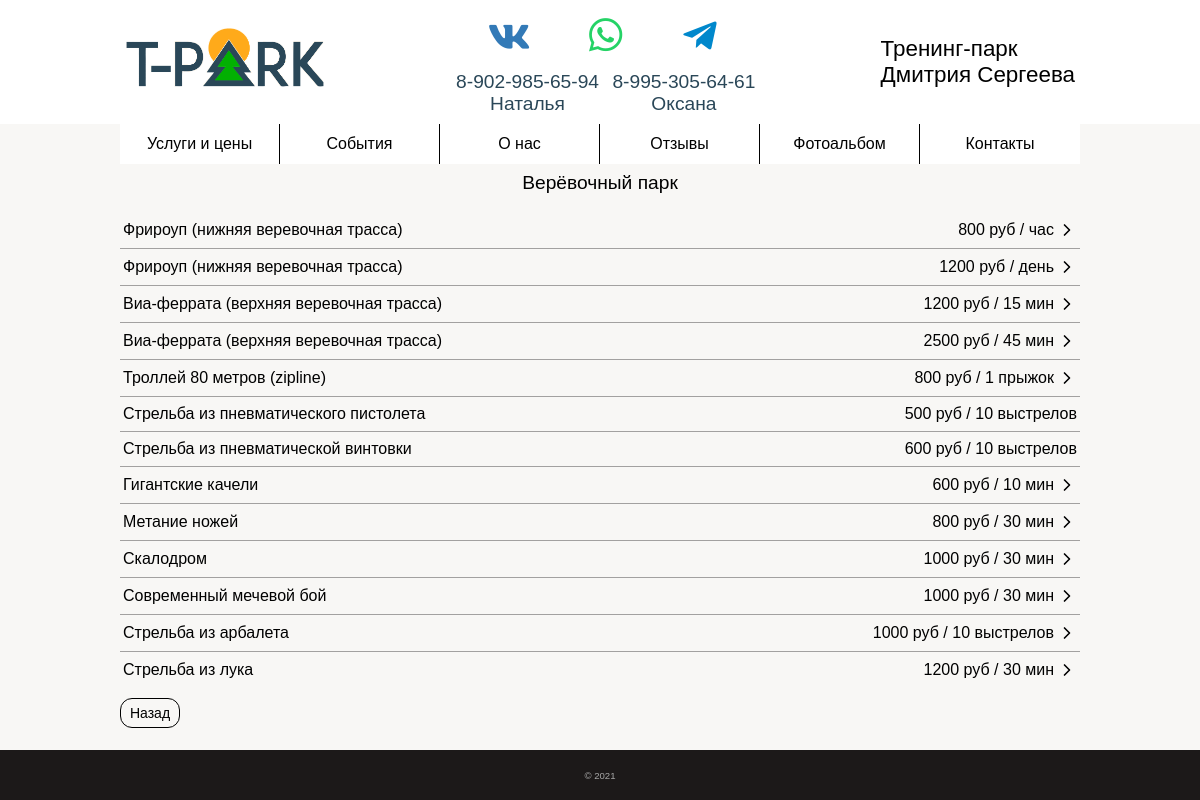
The app's page /category?category_id=1 with its own data.
### app/models.py (models this page shows)
class Category(db.Model):
    id = db.Column(db.Integer, primary_key=True, index=True, unique=True)
    name = db.Column(db.String(128))
    description = db.Column(db.Text)
    status = db.Column(db.BOOLEAN())  # отображение клиентам
    services = db.relationship("ServiceCategory", backref="category", lazy="dynamic")
    number = db.Column(db.Integer, index=True, default=30)
    types = db.relationship("CategoryType", backref="category", lazy="dynamic")

class Service(db.Model):
    id = db.Column(db.Integer, primary_key=True, index=True, unique=True)
    name = db.Column(db.String(128))
    short_description = db.Column(db.String(512))  # краткое описание
    description = db.Column(db.Text)  # полное описание
    status = db.Column(db.BOOLEAN())  # отображение клиентам
    next = db.Column(db.BOOLEAN())  # есть ли переход на дальнейшую страницу
    categories = db.relationship("ServiceCategory", backref="service", lazy="dynamic")
    price = db.Column(db.String(8))
    time = db.Column(db.String(128))
    def __repr__(self):
        if self.time:
            return self.price + " руб / " + self.time
        elif self.price:
            return self.price + " руб"
        else:
            return ""

class ServiceCategory(db.Model):
    id = db.Column(db.Integer, primary_key=True, index=True, unique=True)
    service_id = db.Column(db.ForeignKey("service.id"))
    category_id = db.Column(db.ForeignKey("category.id"))
    number = db.Column(db.Integer, default=500)  # порядковый номер

### app/main/routes.py (the view)
@bp.route("/category", methods=["GET"])
def category():
    try:
        category_id = request.args.get("category_id")
        try:
            files = listdir("app/static/images/category/{}".format(category_id))
            path = os.path.join(
                "app/static/images/category/{}".format(category_id), files[0]
            )
            open(path)
            photo = True
        except:
            photo = False
            files = []
        category = Category.query.filter_by(id=category_id).first()
        services = category.services.order_by(ServiceCategory.number).all()
        if category.status == 1:
            return render_template(
                "main/category.html",
                category=category,
                category_id=category_id,
                services=services,
                categories=get_categories(),
                files=files,
                contacts_data=get_contacts_data(),
                photo=photo,
            )
        else:
            return redirect(url_for("main.index"))
    except:
        return render_template("errors/500.html")

### app/main/functions.py (called while the page is built)
def get_categories():
    return Category.query.order_by(Category.number).all()

def get_geolocation():
    return Text.query.filter_by(title="geolocation").first()

def get_address():
    return Text.query.filter_by(title="address").first()

def get_phone_numbers():
    return Text.query.filter_by(title="phone_numbers").first().text.split()

def get_media():
    return [
        Text.query.filter_by(title="vk").first(),
        Text.query.filter_by(title="insta").first(),
    ]

def get_contacts_data():
    return {
        "geolocation": get_geolocation(),
        "address": get_address(),
        "phone_numbers": get_phone_numbers(),
        "media": get_media(),
    }

### app/models.py (called while the page is built)
    def __repr__(self):
        return self.text

### app/templates/main/category.html (shortened to what this page needs)
{% extends "main/base.html" %}
{% block scripts %}
    <link rel="stylesheet" href="{{ url_for('static', filename='category/category.css') }}">
    <link rel="stylesheet" href="{{ url_for('static', filename='slider.css') }}">
    <link rel="stylesheet" href="{{ url_for('static', filename='event/event.css') }}">
{% endblock %}
{% block app_content %}
    <div class="category_title">{{ category.name |safe }}</div>
    <div class="container">
        <div class="category_description">
            <div class="text">
            </div>
        </div>
        <div id="buttons" class="buttons">
            {% for element in services %}
                {% set service = element.service %}
                {% if service.status == true %}
                    {% if service.next %}
                        <a class='button' href="{{ url_for('main.service') }}?service_id={{ service.id }}"
                           style="text-decoration: none; color: black;">
                    {% endif %}
                <div id="{{ service.id }}" class="{% if not service.next %}button{% endif %}" status="0"
                     style="cursor: {%- if service.short_description or service.next -%}pointer{% else %}default{% endif %}">
                    <div class="content">
                        <div class="price">
                            <div>{{ service.name }}</div>
                            <div class="cost" style="display: flex;">
                                <div id="prices{{ service.id }}"></div>
                                {% if service.next %}
                                    <img class="price_switch next_switch" style="transform: rotate(-90deg)"
                                         src="{{ url_for('static', filename='down.svg') }}"
                                         alt="">
                                {% elif service.short_description %}
                                    <img class="plus_switch"
                                         src="{{ url_for('static', filename='plus.svg') }}"
                                         alt="" style="display: none;">
                                {% endif %}
                            </div>
                        </div>
                    </div>
                </div>
                {% if service.next %}
                    </a>
                {% endif %}
                {% endif %}
            {% endfor %}
        </div>
    </div>
{% endblock %}

### app/static/main/main.css (style rules this page uses)
:root { --background-color: rgba(169, 191, 239, 0.15); --primary-color: #ffa300; --primary-font-size: 16px; --primary-font-family: Arial, sans-serif; --primary-content-width: 960px; --primary-content-height: 100px; --modal_window_time: none; --vw: none; --vh: none; }
html { box-sizing: border-box; -webkit-tap-highlight-color: rgba(0, 0, 0, 0); height: 100vh; }
*, *:before, *:after { box-sizing: inherit; }
* { appearance: none; -webkit-appearance: none; font-family: var(--primary-font-family); }
body { margin: 0; -webkit-text-size-adjust: none; background-color: rgba(209, 207, 188, 0.15); height: 100vh; }
img { user-select: none; }
.category_title { padding-top: 8px; padding-bottom: 8px; text-align: center; font-size: calc(var(--primary-font-size) * 1.3); margin: 0 auto; }

### app/static/slider.css (style rules this page uses)
:root { --primary-width: calc(100% / 1); --primary-flex: 0 0 calc(100% / 1); }

### app/static/contacts/contacts.css (style rules this page uses)
.text { margin: 8px 0; }

### app/static/category/category.css (style rules this page uses)
.container { position: relative; justify-content: center; font-family: var(--primary-font-family); }
.category_title { padding-top: 4px; padding-bottom: 4px; text-align: center; width: calc(100 * var(--vw, 1vw) - 34px); font-size: calc(var(--primary-font-size) * 1.2); margin: 0 auto; }
.price { display: flex; justify-content: space-between; }
.button:last-child { border-bottom: 0; }

### app/static/category/category_desktop.css (style rules this page uses)
.buttons { margin-top: 20px; justify-content: center; align-items: flex-start; white-space: normal; display: grid; grid-template-columns: repeat(1, minmax(100px, 960px)); }
.category_title { padding-top: 8px; padding-bottom: 6px; }
.cost { min-width: 15%; justify-content: flex-end; margin-left: 6px; }
.price > div:first-child { text-align: left; }
.price > div { display: flex; align-items: center; }
.content { min-width: 10vw; text-align: center; }
.category_description { margin: 0 auto -20px; width: min(95%, 960px); }
.text { padding-top: 4px; margin-left: 2px; position: relative; text-align: left; font-size: var(--primary-font-size); }
.price_switch { margin-left: 3px; top: 8px; right: -1px; width: 20px; object-fit: cover; transition: all 0.5s; filter: invert(0); }
.button { font-size: var(--primary-font-size); padding: 8px 3px; cursor: pointer; border-bottom: 1px solid rgba(0, 0, 0, 0.35); transition: all 0.25s; }

### app/templates/main/category.html (style rules this page uses)
a:-webkit-any-link { cursor: inherit; }

### records on screen
Category: name "Верёвочный парк"
Service: name "Фрироуп (нижняя веревочная трасса)"
Service: name "Фрироуп (нижняя веревочная трасса)"
Service: name "Виа-феррата (верхняя веревочная трасса)"
Service: name "Виа-феррата (верхняя веревочная трасса)"
Service: name "Троллей 80 метров (zipline)"
Service: name "Стрельба из пневматического пистолета"
Service: name "Стрельба из пневматической винтовки"
Service: name "Гигантские качели"
Service: name "Метание ножей"
Service: name "Скалодром"
Service: name "Современный мечевой бой"
Service: name "Стрельба из арбалета"
Service: name "Стрельба из лука"

### other values on screen
{{ phone_numbers[0][6]|string + phone_numbers[0][7]|string }} "65"
{{ phone_numbers[0][8]|string + phone_numbers[0][9]|string }} "94"
{{ phone_numbers[1][6]|string + phone_numbers[1][7]|string }} "64"
{{ phone_numbers[1][8]|string + phone_numbers[1][9]|string }} "61"
